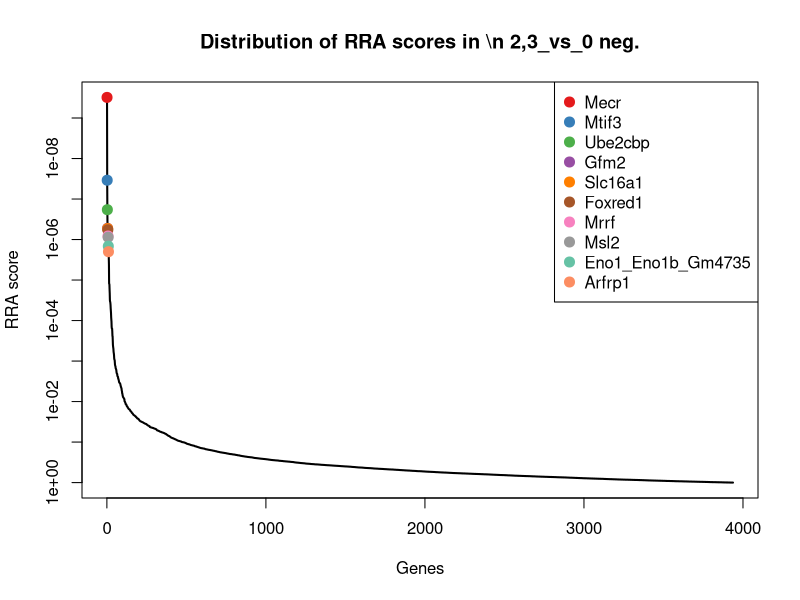
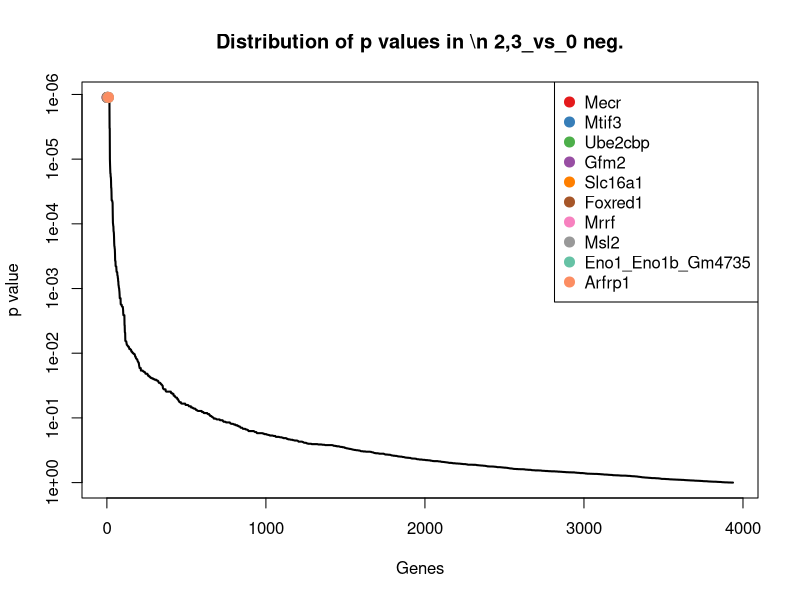
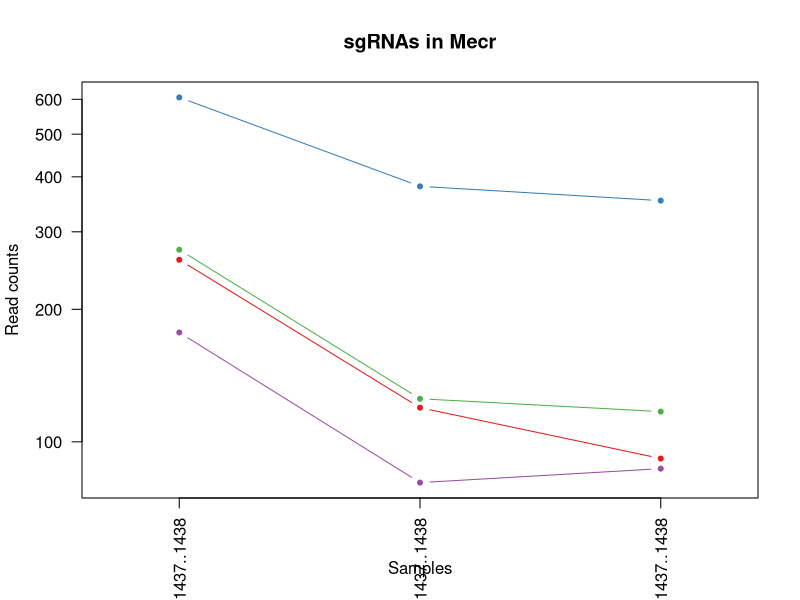
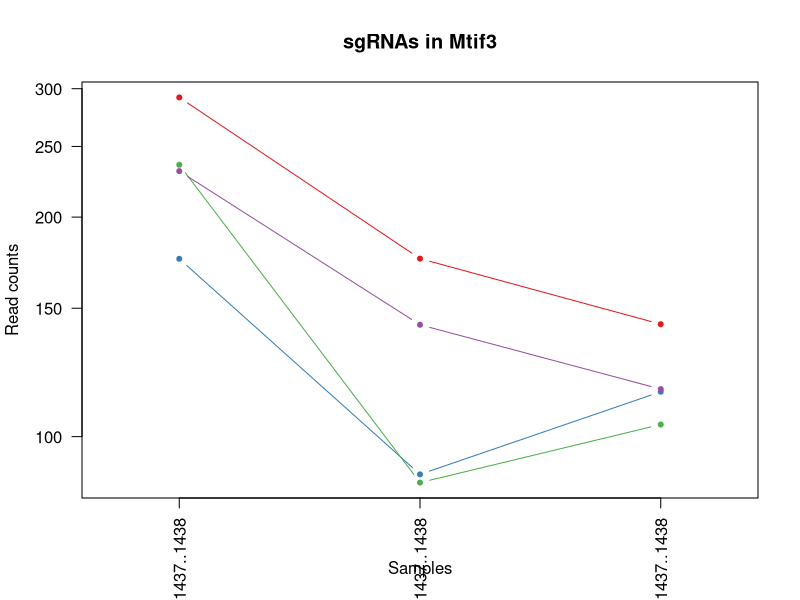
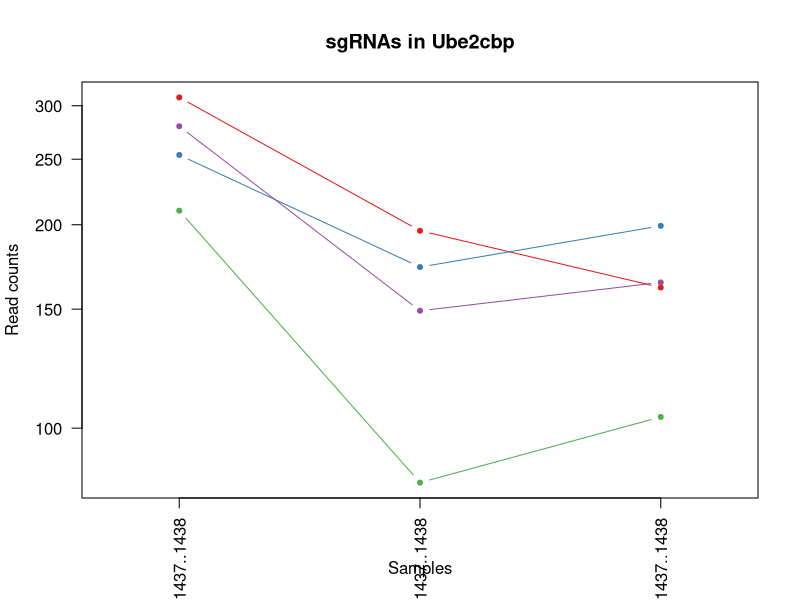
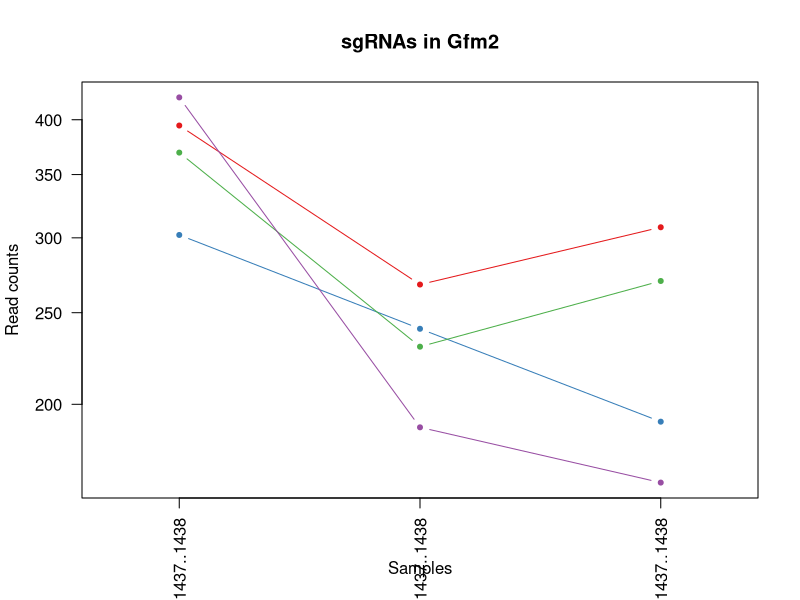
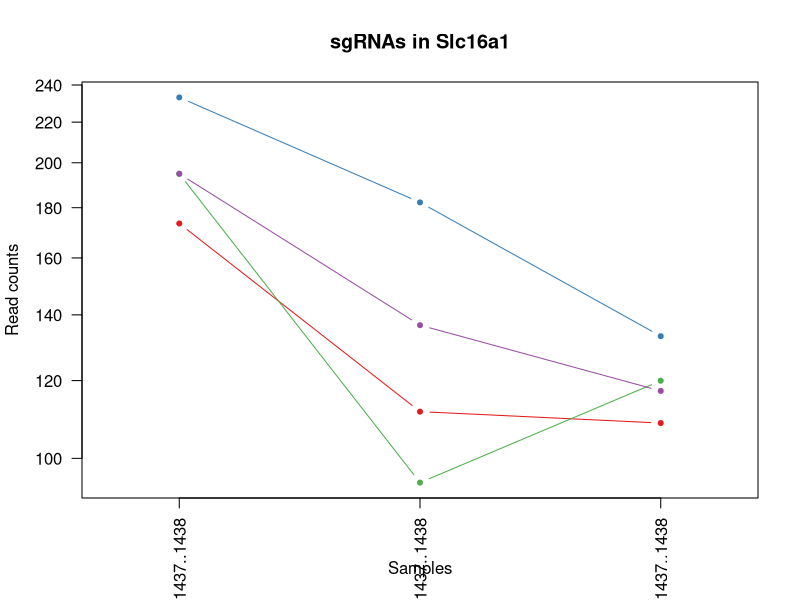
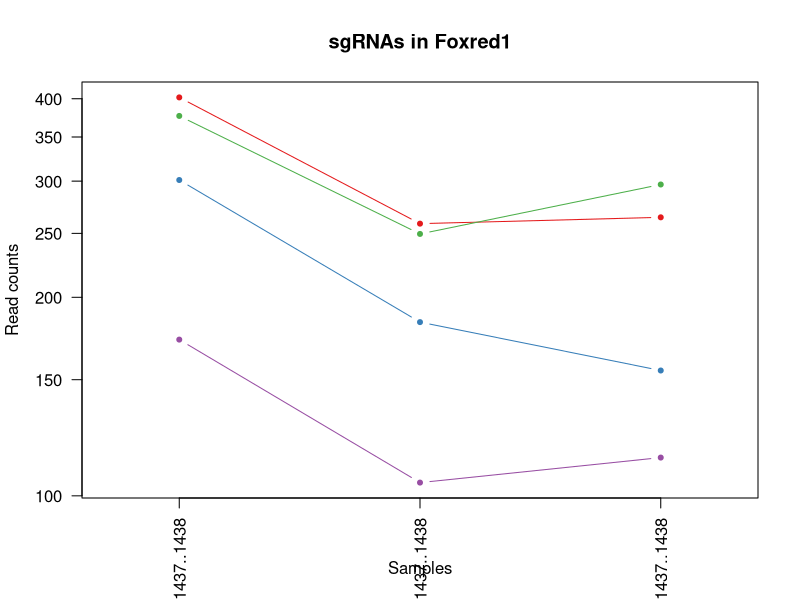

Write the R code that produced these figures, in order. (Note: this script raises an error after producing the figures.)
pdf(file='invitro.poolE_hEGFRv3.CAR_ET.1.10_v_input.pdf',width=4.5,height=4.5);
gstable=read.table('invitro.poolE_hEGFRv3.CAR_ET.1.10_v_input.gene_summary.txt',header=T)
# 
#
# parameters
# Do not modify the variables beginning with "__"

# gstablename='__GENE_SUMMARY_FILE__'
startindex=3
# outputfile='__OUTPUT_FILE__'
targetgenelist=c("Mecr","Mtif3","Ube2cbp","Gfm2","Slc16a1","Foxred1","Mrrf","Msl2","Eno1_Eno1b_Gm4735","Arfrp1")
# samplelabel=sub('.\\w+.\\w+$','',colnames(gstable)[startindex]);
samplelabel='2,3_vs_0 neg.'


# You need to write some codes in front of this code:
# gstable=read.table(gstablename,header=T)
# pdf(file=outputfile,width=6,height=6)


# set up color using RColorBrewer
#library(RColorBrewer)
#colors <- brewer.pal(length(targetgenelist), "Set1")

colors=c( "#E41A1C", "#377EB8", "#4DAF4A", "#984EA3", "#FF7F00",  "#A65628", "#F781BF",
          "#999999", "#66C2A5", "#FC8D62", "#8DA0CB", "#E78AC3", "#A6D854", "#FFD92F", "#E5C494", "#B3B3B3", 
          "#8DD3C7", "#FFFFB3", "#BEBADA", "#FB8072", "#80B1D3", "#FDB462", "#B3DE69", "#FCCDE5",
          "#D9D9D9", "#BC80BD", "#CCEBC5", "#FFED6F")

######
# function definition

plotrankedvalues<-function(val, tglist, ...){
  
  plot(val,log='y',ylim=c(max(val),min(val)),type='l',lwd=2, ...)
  if(length(tglist)>0){
    for(i in 1:length(tglist)){
      targetgene=tglist[i];
      tx=which(names(val)==targetgene);ty=val[targetgene];
      points(tx,ty,col=colors[(i %% length(colors)) ],cex=2,pch=20)
      # text(tx+50,ty,targetgene,col=colors[i])
    }
    legend('topright',tglist,pch=20,pt.cex = 2,cex=1,col=colors)
  }
}



plotrandvalues<-function(val,targetgenelist, ...){
  # choose the one with the best distance distribution
  
  mindiffvalue=0;
  randval=val;
  for(i in 1:20){
    randval0=sample(val)
    vindex=sort(which(names(randval0) %in% targetgenelist))
    if(max(vindex)>0.9*length(val)){
      # print('pass...')
      next;
    }
    mindiffind=min(diff(vindex));
    if (mindiffind > mindiffvalue){
      mindiffvalue=mindiffind;
      randval=randval0;
      # print(paste('Diff: ',mindiffvalue))
    }
  }
  plot(randval,log='y',ylim=c(max(randval),min(randval)),pch=20,col='grey', ...)
  
  if(length(targetgenelist)>0){
    for(i in 1:length(targetgenelist)){
      targetgene=targetgenelist[i];
      tx=which(names(randval)==targetgene);ty=randval[targetgene];
      points(tx,ty,col=colors[(i %% length(colors)) ],cex=2,pch=20)
      text(tx+50,ty,targetgene,col=colors[i])
    }
  }
  
}




# set.seed(1235)



pvec=gstable[,startindex]
names(pvec)=gstable[,'id']
pvec=sort(pvec);

plotrankedvalues(pvec,targetgenelist,xlab='Genes',ylab='RRA score',main=paste('Distribution of RRA scores in \\n',samplelabel))

# plotrandvalues(pvec,targetgenelist,xlab='Genes',ylab='RRA score',main=paste('Distribution of RRA scores in \\n',samplelabel))


pvec=gstable[,startindex+1]
names(pvec)=gstable[,'id']
pvec=sort(pvec);

plotrankedvalues(pvec,targetgenelist,xlab='Genes',ylab='p value',main=paste('Distribution of p values in \\n',samplelabel))

# plotrandvalues(pvec,targetgenelist,xlab='Genes',ylab='p value',main=paste('Distribution of p values in \\n',samplelabel))



# you need to write after this code:
# dev.off()






# parameters
# Do not modify the variables beginning with "__"
targetmat=list(c(258.2254803068136,118.55444406296088,90.63350222554443),c(605.012045917408,379.6022103169805,352.1489201055008),c(272.2088095653053,124.25417695060324,116.1241747264788),c(176.18994865699554,79.7962604269929,85.91300731796399))
targetgene="Mecr"
collabel=c("In.vitro.input.Pool.E..33.40._1431..1432..1433..1434..1435..1436..1437..1438","In.vitro_Pool.E..33.40._hEGFRv3.CAR_ET.1.10_rep1_1431..1432..1433..1434..1435..1436..1437..1438","In.vitro_Pool.E..33.40._hEGFRv3.CAR_ET.1.10_rep2_1431..1432..1433..1434..1435..1436..1437..1438")

# set up color using RColorBrewer
#library(RColorBrewer)
#colors <- brewer.pal(length(targetgenelist), "Set1")

colors=c( "#E41A1C", "#377EB8", "#4DAF4A", "#984EA3", "#FF7F00",  "#A65628", "#F781BF",
          "#999999", "#66C2A5", "#FC8D62", "#8DA0CB", "#E78AC3", "#A6D854", "#FFD92F", "#E5C494", "#B3B3B3", 
          "#8DD3C7", "#FFFFB3", "#BEBADA", "#FB8072", "#80B1D3", "#FDB462", "#B3DE69", "#FCCDE5",
          "#D9D9D9", "#BC80BD", "#CCEBC5", "#FFED6F")


## code

targetmatvec=unlist(targetmat)+1
yrange=range(targetmatvec[targetmatvec>0]);
# yrange[1]=1; # set the minimum value to 1
for(i in 1:length(targetmat)){
  vali=targetmat[[i]]+1;
  if(i==1){
    plot(1:length(vali),vali,type='b',las=1,pch=20,main=paste('sgRNAs in',targetgene),ylab='Read counts',xlab='Samples',xlim=c(0.7,length(vali)+0.3),ylim = yrange,col=colors[(i %% length(colors))],xaxt='n',log='y')
    axis(1,at=1:length(vali),labels=(collabel),las=2)
    # lines(0:100,rep(1,101),col='black');
  }else{
    lines(1:length(vali),vali,type='b',pch=20,col=colors[(i %% length(colors))])
  }
}




# parameters
# Do not modify the variables beginning with "__"
targetmat=list(c(290.85324857662755,174.41182636185593,141.61484722741318),c(174.3255047558633,87.7758864696922,114.23597676344663),c(234.91993154266072,85.49599331463526,102.90678898525357),c(230.25882178983017,141.3533756135303,115.18007574496272))
targetgene="Mtif3"
collabel=c("In.vitro.input.Pool.E..33.40._1431..1432..1433..1434..1435..1436..1437..1438","In.vitro_Pool.E..33.40._hEGFRv3.CAR_ET.1.10_rep1_1431..1432..1433..1434..1435..1436..1437..1438","In.vitro_Pool.E..33.40._hEGFRv3.CAR_ET.1.10_rep2_1431..1432..1433..1434..1435..1436..1437..1438")

# set up color using RColorBrewer
#library(RColorBrewer)
#colors <- brewer.pal(length(targetgenelist), "Set1")

colors=c( "#E41A1C", "#377EB8", "#4DAF4A", "#984EA3", "#FF7F00",  "#A65628", "#F781BF",
          "#999999", "#66C2A5", "#FC8D62", "#8DA0CB", "#E78AC3", "#A6D854", "#FFD92F", "#E5C494", "#B3B3B3", 
          "#8DD3C7", "#FFFFB3", "#BEBADA", "#FB8072", "#80B1D3", "#FDB462", "#B3DE69", "#FCCDE5",
          "#D9D9D9", "#BC80BD", "#CCEBC5", "#FFED6F")


## code

targetmatvec=unlist(targetmat)+1
yrange=range(targetmatvec[targetmatvec>0]);
# yrange[1]=1; # set the minimum value to 1
for(i in 1:length(targetmat)){
  vali=targetmat[[i]]+1;
  if(i==1){
    plot(1:length(vali),vali,type='b',las=1,pch=20,main=paste('sgRNAs in',targetgene),ylab='Read counts',xlab='Samples',xlim=c(0.7,length(vali)+0.3),ylim = yrange,col=colors[(i %% length(colors))],xaxt='n',log='y')
    axis(1,at=1:length(vali),labels=(collabel),las=2)
    # lines(0:100,rep(1,101),col='black');
  }else{
    lines(1:length(vali),vali,type='b',pch=20,col=colors[(i %% length(colors))])
  }
}




# parameters
# Do not modify the variables beginning with "__"
targetmat=list(c(307.63324368681765,194.93086475736837,160.49682685773493),c(252.6321486034169,172.13193320679898,198.26078611837843),c(208.81771692680954,82.07615358204984,102.90678898525357),c(278.73436321926806,148.19305507870112,163.3291238022832))
targetgene="Ube2cbp"
collabel=c("In.vitro.input.Pool.E..33.40._1431..1432..1433..1434..1435..1436..1437..1438","In.vitro_Pool.E..33.40._hEGFRv3.CAR_ET.1.10_rep1_1431..1432..1433..1434..1435..1436..1437..1438","In.vitro_Pool.E..33.40._hEGFRv3.CAR_ET.1.10_rep2_1431..1432..1433..1434..1435..1436..1437..1438")

# set up color using RColorBrewer
#library(RColorBrewer)
#colors <- brewer.pal(length(targetgenelist), "Set1")

colors=c( "#E41A1C", "#377EB8", "#4DAF4A", "#984EA3", "#FF7F00",  "#A65628", "#F781BF",
          "#999999", "#66C2A5", "#FC8D62", "#8DA0CB", "#E78AC3", "#A6D854", "#FFD92F", "#E5C494", "#B3B3B3", 
          "#8DD3C7", "#FFFFB3", "#BEBADA", "#FB8072", "#80B1D3", "#FDB462", "#B3DE69", "#FCCDE5",
          "#D9D9D9", "#BC80BD", "#CCEBC5", "#FFED6F")


## code

targetmatvec=unlist(targetmat)+1
yrange=range(targetmatvec[targetmatvec>0]);
# yrange[1]=1; # set the minimum value to 1
for(i in 1:length(targetmat)){
  vali=targetmat[[i]]+1;
  if(i==1){
    plot(1:length(vali),vali,type='b',las=1,pch=20,main=paste('sgRNAs in',targetgene),ylab='Read counts',xlab='Samples',xlim=c(0.7,length(vali)+0.3),ylim = yrange,col=colors[(i %% length(colors))],xaxt='n',log='y')
    axis(1,at=1:length(vali),labels=(collabel),las=2)
    # lines(0:100,rep(1,101),col='black');
  }else{
    lines(1:length(vali),vali,type='b',pch=20,col=colors[(i %% length(colors))])
  }
}




# parameters
# Do not modify the variables beginning with "__"
targetmat=list(c(393.3976631389001,266.747499141662,306.83216899272855),c(301.1076900328548,239.38878128097872,190.70799426624976),c(368.22767047361504,229.12926208322247,269.06820973208505),c(421.36432165588354,188.09118529219757,164.2732227837993))
targetgene="Gfm2"
collabel=c("In.vitro.input.Pool.E..33.40._1431..1432..1433..1434..1435..1436..1437..1438","In.vitro_Pool.E..33.40._hEGFRv3.CAR_ET.1.10_rep1_1431..1432..1433..1434..1435..1436..1437..1438","In.vitro_Pool.E..33.40._hEGFRv3.CAR_ET.1.10_rep2_1431..1432..1433..1434..1435..1436..1437..1438")

# set up color using RColorBrewer
#library(RColorBrewer)
#colors <- brewer.pal(length(targetgenelist), "Set1")

colors=c( "#E41A1C", "#377EB8", "#4DAF4A", "#984EA3", "#FF7F00",  "#A65628", "#F781BF",
          "#999999", "#66C2A5", "#FC8D62", "#8DA0CB", "#E78AC3", "#A6D854", "#FFD92F", "#E5C494", "#B3B3B3", 
          "#8DD3C7", "#FFFFB3", "#BEBADA", "#FB8072", "#80B1D3", "#FDB462", "#B3DE69", "#FCCDE5",
          "#D9D9D9", "#BC80BD", "#CCEBC5", "#FFED6F")


## code

targetmatvec=unlist(targetmat)+1
yrange=range(targetmatvec[targetmatvec>0]);
# yrange[1]=1; # set the minimum value to 1
for(i in 1:length(targetmat)){
  vali=targetmat[[i]]+1;
  if(i==1){
    plot(1:length(vali),vali,type='b',las=1,pch=20,main=paste('sgRNAs in',targetgene),ylab='Read counts',xlab='Samples',xlim=c(0.7,length(vali)+0.3),ylim = yrange,col=colors[(i %% length(colors))],xaxt='n',log='y')
    axis(1,at=1:length(vali),labels=(collabel),las=2)
    # lines(0:100,rep(1,101),col='black');
  }else{
    lines(1:length(vali),vali,type='b',pch=20,col=colors[(i %% length(colors))])
  }
}




# parameters
# Do not modify the variables beginning with "__"
targetmat=list(c(172.4610608547311,110.5748180202616,107.62728389283401),c(232.1232656909624,181.25150582702673,132.1738574122523),c(193.9021657177517,93.47561935733455,118.95647167102707),c(193.9021657177517,135.65364272588795,116.1241747264788))
targetgene="Slc16a1"
collabel=c("In.vitro.input.Pool.E..33.40._1431..1432..1433..1434..1435..1436..1437..1438","In.vitro_Pool.E..33.40._hEGFRv3.CAR_ET.1.10_rep1_1431..1432..1433..1434..1435..1436..1437..1438","In.vitro_Pool.E..33.40._hEGFRv3.CAR_ET.1.10_rep2_1431..1432..1433..1434..1435..1436..1437..1438")

# set up color using RColorBrewer
#library(RColorBrewer)
#colors <- brewer.pal(length(targetgenelist), "Set1")

colors=c( "#E41A1C", "#377EB8", "#4DAF4A", "#984EA3", "#FF7F00",  "#A65628", "#F781BF",
          "#999999", "#66C2A5", "#FC8D62", "#8DA0CB", "#E78AC3", "#A6D854", "#FFD92F", "#E5C494", "#B3B3B3", 
          "#8DD3C7", "#FFFFB3", "#BEBADA", "#FB8072", "#80B1D3", "#FDB462", "#B3DE69", "#FCCDE5",
          "#D9D9D9", "#BC80BD", "#CCEBC5", "#FFED6F")


## code

targetmatvec=unlist(targetmat)+1
yrange=range(targetmatvec[targetmatvec>0]);
# yrange[1]=1; # set the minimum value to 1
for(i in 1:length(targetmat)){
  vali=targetmat[[i]]+1;
  if(i==1){
    plot(1:length(vali),vali,type='b',las=1,pch=20,main=paste('sgRNAs in',targetgene),ylab='Read counts',xlab='Samples',xlim=c(0.7,length(vali)+0.3),ylim = yrange,col=colors[(i %% length(colors))],xaxt='n',log='y')
    axis(1,at=1:length(vali),labels=(collabel),las=2)
    # lines(0:100,rep(1,101),col='black');
  }else{
    lines(1:length(vali),vali,type='b',pch=20,col=colors[(i %% length(colors))])
  }
}




# parameters
# Do not modify the variables beginning with "__"
targetmat=list(c(400.85543874342903,257.62792652143423,263.40361584298853),c(300.1754680822887,182.3914524045552,153.88813398712233),c(375.68544607814397,248.50835390120648,295.5029812145355),c(171.52883890416499,103.73513855509077,113.29187778193054))
targetgene="Foxred1"
collabel=c("In.vitro.input.Pool.E..33.40._1431..1432..1433..1434..1435..1436..1437..1438","In.vitro_Pool.E..33.40._hEGFRv3.CAR_ET.1.10_rep1_1431..1432..1433..1434..1435..1436..1437..1438","In.vitro_Pool.E..33.40._hEGFRv3.CAR_ET.1.10_rep2_1431..1432..1433..1434..1435..1436..1437..1438")

# set up color using RColorBrewer
#library(RColorBrewer)
#colors <- brewer.pal(length(targetgenelist), "Set1")

colors=c( "#E41A1C", "#377EB8", "#4DAF4A", "#984EA3", "#FF7F00",  "#A65628", "#F781BF",
          "#999999", "#66C2A5", "#FC8D62", "#8DA0CB", "#E78AC3", "#A6D854", "#FFD92F", "#E5C494", "#B3B3B3", 
          "#8DD3C7", "#FFFFB3", "#BEBADA", "#FB8072", "#80B1D3", "#FDB462", "#B3DE69", "#FCCDE5",
          "#D9D9D9", "#BC80BD", "#CCEBC5", "#FFED6F")


## code

targetmatvec=unlist(targetmat)+1
yrange=range(targetmatvec[targetmatvec>0]);
# yrange[1]=1; # set the minimum value to 1
for(i in 1:length(targetmat)){
  vali=targetmat[[i]]+1;
  if(i==1){
    plot(1:length(vali),vali,type='b',las=1,pch=20,main=paste('sgRNAs in',targetgene),ylab='Read counts',xlab='Samples',xlim=c(0.7,length(vali)+0.3),ylim = yrange,col=colors[(i %% length(colors))],xaxt='n',log='y')
    axis(1,at=1:length(vali),labels=(collabel),las=2)
    # lines(0:100,rep(1,101),col='black');
  }else{
    lines(1:length(vali),vali,type='b',pch=20,col=colors[(i %% length(colors))])
  }
}




# parameters
# Do not modify the variables beginning with "__"
targetmat=list(c(510.85762891023046,378.46226373945206,321.93775269698597),c(264.7510339607764,84.35604673710678,111.40367981889837),c(617.1309312747675,547.1743572136656,495.6519652959461),c(313.2265753902143,214.30995657535237,168.04961870986364))
targetgene="Mrrf"
collabel=c("In.vitro.input.Pool.E..33.40._1431..1432..1433..1434..1435..1436..1437..1438","In.vitro_Pool.E..33.40._hEGFRv3.CAR_ET.1.10_rep1_1431..1432..1433..1434..1435..1436..1437..1438","In.vitro_Pool.E..33.40._hEGFRv3.CAR_ET.1.10_rep2_1431..1432..1433..1434..1435..1436..1437..1438")

# set up color using RColorBrewer
#library(RColorBrewer)
#colors <- brewer.pal(length(targetgenelist), "Set1")

colors=c( "#E41A1C", "#377EB8", "#4DAF4A", "#984EA3", "#FF7F00",  "#A65628", "#F781BF",
          "#999999", "#66C2A5", "#FC8D62", "#8DA0CB", "#E78AC3", "#A6D854", "#FFD92F", "#E5C494", "#B3B3B3", 
          "#8DD3C7", "#FFFFB3", "#BEBADA", "#FB8072", "#80B1D3", "#FDB462", "#B3DE69", "#FCCDE5",
          "#D9D9D9", "#BC80BD", "#CCEBC5", "#FFED6F")


## code

targetmatvec=unlist(targetmat)+1
yrange=range(targetmatvec[targetmatvec>0]);
# yrange[1]=1; # set the minimum value to 1
for(i in 1:length(targetmat)){
  vali=targetmat[[i]]+1;
  if(i==1){
    plot(1:length(vali),vali,type='b',las=1,pch=20,main=paste('sgRNAs in',targetgene),ylab='Read counts',xlab='Samples',xlim=c(0.7,length(vali)+0.3),ylim = yrange,col=colors[(i %% length(colors))],xaxt='n',log='y')
    axis(1,at=1:length(vali),labels=(collabel),las=2)
    # lines(0:100,rep(1,101),col='black');
  }else{
    lines(1:length(vali),vali,type='b',pch=20,col=colors[(i %% length(colors))])
  }
}




# parameters
# Do not modify the variables beginning with "__"
targetmat=list(c(160.3421754973716,83.21610015957832,56.64593889096527),c(232.1232656909624,112.85471117531854,94.40989815160879),c(152.8843998928427,69.53674122923667,72.69562157673876),c(385.0076655838051,371.6225842742812,305.88807001121245))
targetgene="Msl2"
collabel=c("In.vitro.input.Pool.E..33.40._1431..1432..1433..1434..1435..1436..1437..1438","In.vitro_Pool.E..33.40._hEGFRv3.CAR_ET.1.10_rep1_1431..1432..1433..1434..1435..1436..1437..1438","In.vitro_Pool.E..33.40._hEGFRv3.CAR_ET.1.10_rep2_1431..1432..1433..1434..1435..1436..1437..1438")

# set up color using RColorBrewer
#library(RColorBrewer)
#colors <- brewer.pal(length(targetgenelist), "Set1")

colors=c( "#E41A1C", "#377EB8", "#4DAF4A", "#984EA3", "#FF7F00",  "#A65628", "#F781BF",
          "#999999", "#66C2A5", "#FC8D62", "#8DA0CB", "#E78AC3", "#A6D854", "#FFD92F", "#E5C494", "#B3B3B3", 
          "#8DD3C7", "#FFFFB3", "#BEBADA", "#FB8072", "#80B1D3", "#FDB462", "#B3DE69", "#FCCDE5",
          "#D9D9D9", "#BC80BD", "#CCEBC5", "#FFED6F")


## code

targetmatvec=unlist(targetmat)+1
yrange=range(targetmatvec[targetmatvec>0]);
# yrange[1]=1; # set the minimum value to 1
for(i in 1:length(targetmat)){
  vali=targetmat[[i]]+1;
  if(i==1){
    plot(1:length(vali),vali,type='b',las=1,pch=20,main=paste('sgRNAs in',targetgene),ylab='Read counts',xlab='Samples',xlim=c(0.7,length(vali)+0.3),ylim = yrange,col=colors[(i %% length(colors))],xaxt='n',log='y')
    axis(1,at=1:length(vali),labels=(collabel),las=2)
    # lines(0:100,rep(1,101),col='black');
  }else{
    lines(1:length(vali),vali,type='b',pch=20,col=colors[(i %% length(colors))])
  }
}




# parameters
# Do not modify the variables beginning with "__"
targetmat=list(c(226.5299339875657,132.23380299330253,117.06827370799489),c(171.52883890416499,108.29492486520465,116.1241747264788),c(208.81771692680954,131.09385641577407,141.61484722741318),c(491.2809679483421,357.9432253439396,360.6458109391456))
targetgene="Eno1_Eno1b_Gm4735"
collabel=c("In.vitro.input.Pool.E..33.40._1431..1432..1433..1434..1435..1436..1437..1438","In.vitro_Pool.E..33.40._hEGFRv3.CAR_ET.1.10_rep1_1431..1432..1433..1434..1435..1436..1437..1438","In.vitro_Pool.E..33.40._hEGFRv3.CAR_ET.1.10_rep2_1431..1432..1433..1434..1435..1436..1437..1438")

# set up color using RColorBrewer
#library(RColorBrewer)
#colors <- brewer.pal(length(targetgenelist), "Set1")

colors=c( "#E41A1C", "#377EB8", "#4DAF4A", "#984EA3", "#FF7F00",  "#A65628", "#F781BF",
          "#999999", "#66C2A5", "#FC8D62", "#8DA0CB", "#E78AC3", "#A6D854", "#FFD92F", "#E5C494", "#B3B3B3", 
          "#8DD3C7", "#FFFFB3", "#BEBADA", "#FB8072", "#80B1D3", "#FDB462", "#B3DE69", "#FCCDE5",
          "#D9D9D9", "#BC80BD", "#CCEBC5", "#FFED6F")


## code

targetmatvec=unlist(targetmat)+1
yrange=range(targetmatvec[targetmatvec>0]);
# yrange[1]=1; # set the minimum value to 1
for(i in 1:length(targetmat)){
  vali=targetmat[[i]]+1;
  if(i==1){
    plot(1:length(vali),vali,type='b',las=1,pch=20,main=paste('sgRNAs in',targetgene),ylab='Read counts',xlab='Samples',xlim=c(0.7,length(vali)+0.3),ylim = yrange,col=colors[(i %% length(colors))],xaxt='n',log='y')
    axis(1,at=1:length(vali),labels=(collabel),las=2)
    # lines(0:100,rep(1,101),col='black');
  }else{
    lines(1:length(vali),vali,type='b',pch=20,col=colors[(i %% length(colors))])
  }
}




# parameters
# Do not modify the variables beginning with "__"
targetmat=list(c(275.93769736756974,153.89278796634346,153.88813398712233),c(340.2610119566316,205.19038395512462,235.08064639750586),c(95.08663895774363,95.75551251239149,91.57760120706052),c(333.7354583026688,196.07081133489686,195.42848917383017))
targetgene="Arfrp1"
collabel=c("In.vitro.input.Pool.E..33.40._1431..1432..1433..1434..1435..1436..1437..1438","In.vitro_Pool.E..33.40._hEGFRv3.CAR_ET.1.10_rep1_1431..1432..1433..1434..1435..1436..1437..1438","In.vitro_Pool.E..33.40._hEGFRv3.CAR_ET.1.10_rep2_1431..1432..1433..1434..1435..1436..1437..1438")

# set up color using RColorBrewer
#library(RColorBrewer)
#colors <- brewer.pal(length(targetgenelist), "Set1")

colors=c( "#E41A1C", "#377EB8", "#4DAF4A", "#984EA3", "#FF7F00",  "#A65628", "#F781BF",
          "#999999", "#66C2A5", "#FC8D62", "#8DA0CB", "#E78AC3", "#A6D854", "#FFD92F", "#E5C494", "#B3B3B3", 
          "#8DD3C7", "#FFFFB3", "#BEBADA", "#FB8072", "#80B1D3", "#FDB462", "#B3DE69", "#FCCDE5",
          "#D9D9D9", "#BC80BD", "#CCEBC5", "#FFED6F")


## code

targetmatvec=unlist(targetmat)+1
yrange=range(targetmatvec[targetmatvec>0]);
# yrange[1]=1; # set the minimum value to 1
for(i in 1:length(targetmat)){
  vali=targetmat[[i]]+1;
  if(i==1){
    plot(1:length(vali),vali,type='b',las=1,pch=20,main=paste('sgRNAs in',targetgene),ylab='Read counts',xlab='Samples',xlim=c(0.7,length(vali)+0.3),ylim = yrange,col=colors[(i %% length(colors))],xaxt='n',log='y')
    axis(1,at=1:length(vali),labels=(collabel),las=2)
    # lines(0:100,rep(1,101),col='black');
  }else{
    lines(1:length(vali),vali,type='b',pch=20,col=colors[(i %% length(colors))])
  }
}



# 
#
# parameters
# Do not modify the variables beginning with "__"

# gstablename='__GENE_SUMMARY_FILE__'
startindex=9
# outputfile='__OUTPUT_FILE__'
targetgenelist=c("Mark2","Agbl1","Fam13b","Deup1","POTENTIALLY_ACTIVE_4","Irx2","Sugp2","Hoxb8","B3gntl1","Vmn1r236")
# samplelabel=sub('.\\w+.\\w+$','',colnames(gstable)[startindex]);
samplelabel='2,3_vs_0 pos.'


# You need to write some codes in front of this code:
# gstable=read.table(gstablename,header=T)
# pdf(file=outputfile,width=6,height=6)


# set up color using RColorBrewer
#library(RColorBrewer)
#colors <- brewer.pal(length(targetgenelist), "Set1")

colors=c( "#E41A1C", "#377EB8", "#4DAF4A", "#984EA3", "#FF7F00",  "#A65628", "#F781BF",
          "#999999", "#66C2A5", "#FC8D62", "#8DA0CB", "#E78AC3", "#A6D854", "#FFD92F", "#E5C494", "#B3B3B3", 
          "#8DD3C7", "#FFFFB3", "#BEBADA", "#FB8072", "#80B1D3", "#FDB462", "#B3DE69", "#FCCDE5",
          "#D9D9D9", "#BC80BD", "#CCEBC5", "#FFED6F")

######
# function definition

plotrankedvalues<-function(val, tglist, ...){
  
  plot(val,log='y',ylim=c(max(val),min(val)),type='l',lwd=2, ...)
  if(length(tglist)>0){
    for(i in 1:length(tglist)){
      targetgene=tglist[i];
      tx=which(names(val)==targetgene);ty=val[targetgene];
      points(tx,ty,col=colors[(i %% length(colors)) ],cex=2,pch=20)
      # text(tx+50,ty,targetgene,col=colors[i])
    }
    legend('topright',tglist,pch=20,pt.cex = 2,cex=1,col=colors)
  }
}



plotrandvalues<-function(val,targetgenelist, ...){
  # choose the one with the best distance distribution
  
  mindiffvalue=0;
  randval=val;
  for(i in 1:20){
    randval0=sample(val)
    vindex=sort(which(names(randval0) %in% targetgenelist))
    if(max(vindex)>0.9*length(val)){
      # print('pass...')
      next;
    }
    mindiffind=min(diff(vindex));
    if (mindiffind > mindiffvalue){
      mindiffvalue=mindiffind;
      randval=randval0;
      # print(paste('Diff: ',mindiffvalue))
    }
  }
  plot(randval,log='y',ylim=c(max(randval),min(randval)),pch=20,col='grey', ...)
  
  if(length(targetgenelist)>0){
    for(i in 1:length(targetgenelist)){
      targetgene=targetgenelist[i];
      tx=which(names(randval)==targetgene);ty=randval[targetgene];
      points(tx,ty,col=colors[(i %% length(colors)) ],cex=2,pch=20)
      text(tx+50,ty,targetgene,col=colors[i])
    }
  }
  
}




# set.seed(1235)



pvec=gstable[,startindex]
names(pvec)=gstable[,'id']
pvec=sort(pvec);

plotrankedvalues(pvec,targetgenelist,xlab='Genes',ylab='RRA score',main=paste('Distribution of RRA scores in \\n',samplelabel))

# plotrandvalues(pvec,targetgenelist,xlab='Genes',ylab='RRA score',main=paste('Distribution of RRA scores in \\n',samplelabel))


pvec=gstable[,startindex+1]
names(pvec)=gstable[,'id']
pvec=sort(pvec);

plotrankedvalues(pvec,targetgenelist,xlab='Genes',ylab='p value',main=paste('Distribution of p values in \\n',samplelabel))

# plotrandvalues(pvec,targetgenelist,xlab='Genes',ylab='p value',main=paste('Distribution of p values in \\n',samplelabel))



# you need to write after this code:
# dev.off()






# parameters
# Do not modify the variables beginning with "__"
targetmat=list(c(507.128741107966,805.9422303126283,783.6021546583529),c(461.4498655302264,695.3674122923668,681.6394646546154),c(517.3831825641932,820.7615358204985,831.7512027156733),c(356.10878511625555,533.494998283324,471.1053917765278))
targetgene="Mark2"
collabel=c("In.vitro.input.Pool.E..33.40._1431..1432..1433..1434..1435..1436..1437..1438","In.vitro_Pool.E..33.40._hEGFRv3.CAR_ET.1.10_rep1_1431..1432..1433..1434..1435..1436..1437..1438","In.vitro_Pool.E..33.40._hEGFRv3.CAR_ET.1.10_rep2_1431..1432..1433..1434..1435..1436..1437..1438")

# set up color using RColorBrewer
#library(RColorBrewer)
#colors <- brewer.pal(length(targetgenelist), "Set1")

colors=c( "#E41A1C", "#377EB8", "#4DAF4A", "#984EA3", "#FF7F00",  "#A65628", "#F781BF",
          "#999999", "#66C2A5", "#FC8D62", "#8DA0CB", "#E78AC3", "#A6D854", "#FFD92F", "#E5C494", "#B3B3B3", 
          "#8DD3C7", "#FFFFB3", "#BEBADA", "#FB8072", "#80B1D3", "#FDB462", "#B3DE69", "#FCCDE5",
          "#D9D9D9", "#BC80BD", "#CCEBC5", "#FFED6F")


## code

targetmatvec=unlist(targetmat)+1
yrange=range(targetmatvec[targetmatvec>0]);
# yrange[1]=1; # set the minimum value to 1
for(i in 1:length(targetmat)){
  vali=targetmat[[i]]+1;
  if(i==1){
    plot(1:length(vali),vali,type='b',las=1,pch=20,main=paste('sgRNAs in',targetgene),ylab='Read counts',xlab='Samples',xlim=c(0.7,length(vali)+0.3),ylim = yrange,col=colors[(i %% length(colors))],xaxt='n',log='y')
    axis(1,at=1:length(vali),labels=(collabel),las=2)
    # lines(0:100,rep(1,101),col='black');
  }else{
    lines(1:length(vali),vali,type='b',pch=20,col=colors[(i %% length(colors))])
  }
}




# parameters
# Do not modify the variables beginning with "__"
targetmat=list(c(182.71550231095836,139.07348245847334,120.84466963405924),c(186.4443901132228,288.40648411470295,320.99365371546986),c(440.0087606672058,330.58450748325635,379.5277905694673),c(519.2476264653255,774.0237261418312,692.0245534512924))
targetgene="Agbl1"
collabel=c("In.vitro.input.Pool.E..33.40._1431..1432..1433..1434..1435..1436..1437..1438","In.vitro_Pool.E..33.40._hEGFRv3.CAR_ET.1.10_rep1_1431..1432..1433..1434..1435..1436..1437..1438","In.vitro_Pool.E..33.40._hEGFRv3.CAR_ET.1.10_rep2_1431..1432..1433..1434..1435..1436..1437..1438")

# set up color using RColorBrewer
#library(RColorBrewer)
#colors <- brewer.pal(length(targetgenelist), "Set1")

colors=c( "#E41A1C", "#377EB8", "#4DAF4A", "#984EA3", "#FF7F00",  "#A65628", "#F781BF",
          "#999999", "#66C2A5", "#FC8D62", "#8DA0CB", "#E78AC3", "#A6D854", "#FFD92F", "#E5C494", "#B3B3B3", 
          "#8DD3C7", "#FFFFB3", "#BEBADA", "#FB8072", "#80B1D3", "#FDB462", "#B3DE69", "#FCCDE5",
          "#D9D9D9", "#BC80BD", "#CCEBC5", "#FFED6F")


## code

targetmatvec=unlist(targetmat)+1
yrange=range(targetmatvec[targetmatvec>0]);
# yrange[1]=1; # set the minimum value to 1
for(i in 1:length(targetmat)){
  vali=targetmat[[i]]+1;
  if(i==1){
    plot(1:length(vali),vali,type='b',las=1,pch=20,main=paste('sgRNAs in',targetgene),ylab='Read counts',xlab='Samples',xlim=c(0.7,length(vali)+0.3),ylim = yrange,col=colors[(i %% length(colors))],xaxt='n',log='y')
    axis(1,at=1:length(vali),labels=(collabel),las=2)
    # lines(0:100,rep(1,101),col='black');
  }else{
    lines(1:length(vali),vali,type='b',pch=20,col=colors[(i %% length(colors))])
  }
}




# parameters
# Do not modify the variables beginning with "__"
targetmat=list(c(310.429909538516,361.363065076525,285.1178924178585),c(459.5854216290942,661.1690149665127,627.8258227081984),c(386.8721094849373,563.1336092990642,518.3103408523323),c(600.3509361645774,527.7952653956817,624.9935257636502))
targetgene="Fam13b"
collabel=c("In.vitro.input.Pool.E..33.40._1431..1432..1433..1434..1435..1436..1437..1438","In.vitro_Pool.E..33.40._hEGFRv3.CAR_ET.1.10_rep1_1431..1432..1433..1434..1435..1436..1437..1438","In.vitro_Pool.E..33.40._hEGFRv3.CAR_ET.1.10_rep2_1431..1432..1433..1434..1435..1436..1437..1438")

# set up color using RColorBrewer
#library(RColorBrewer)
#colors <- brewer.pal(length(targetgenelist), "Set1")

colors=c( "#E41A1C", "#377EB8", "#4DAF4A", "#984EA3", "#FF7F00",  "#A65628", "#F781BF",
          "#999999", "#66C2A5", "#FC8D62", "#8DA0CB", "#E78AC3", "#A6D854", "#FFD92F", "#E5C494", "#B3B3B3", 
          "#8DD3C7", "#FFFFB3", "#BEBADA", "#FB8072", "#80B1D3", "#FDB462", "#B3DE69", "#FCCDE5",
          "#D9D9D9", "#BC80BD", "#CCEBC5", "#FFED6F")


## code

targetmatvec=unlist(targetmat)+1
yrange=range(targetmatvec[targetmatvec>0]);
# yrange[1]=1; # set the minimum value to 1
for(i in 1:length(targetmat)){
  vali=targetmat[[i]]+1;
  if(i==1){
    plot(1:length(vali),vali,type='b',las=1,pch=20,main=paste('sgRNAs in',targetgene),ylab='Read counts',xlab='Samples',xlim=c(0.7,length(vali)+0.3),ylim = yrange,col=colors[(i %% length(colors))],xaxt='n',log='y')
    axis(1,at=1:length(vali),labels=(collabel),las=2)
    # lines(0:100,rep(1,101),col='black');
  }else{
    lines(1:length(vali),vali,type='b',pch=20,col=colors[(i %% length(colors))])
  }
}




# parameters
# Do not modify the variables beginning with "__"
targetmat=list(c(453.0598679751314,550.594196946251,589.1177644660388),c(381.2787777815406,474.21777625184353,464.4966989059152),c(395.26210704003233,291.82632384728834,319.1054557524377),c(249.83548275171856,296.38611015740224,361.5899099206616))
targetgene="Deup1"
collabel=c("In.vitro.input.Pool.E..33.40._1431..1432..1433..1434..1435..1436..1437..1438","In.vitro_Pool.E..33.40._hEGFRv3.CAR_ET.1.10_rep1_1431..1432..1433..1434..1435..1436..1437..1438","In.vitro_Pool.E..33.40._hEGFRv3.CAR_ET.1.10_rep2_1431..1432..1433..1434..1435..1436..1437..1438")

# set up color using RColorBrewer
#library(RColorBrewer)
#colors <- brewer.pal(length(targetgenelist), "Set1")

colors=c( "#E41A1C", "#377EB8", "#4DAF4A", "#984EA3", "#FF7F00",  "#A65628", "#F781BF",
          "#999999", "#66C2A5", "#FC8D62", "#8DA0CB", "#E78AC3", "#A6D854", "#FFD92F", "#E5C494", "#B3B3B3", 
          "#8DD3C7", "#FFFFB3", "#BEBADA", "#FB8072", "#80B1D3", "#FDB462", "#B3DE69", "#FCCDE5",
          "#D9D9D9", "#BC80BD", "#CCEBC5", "#FFED6F")


## code

targetmatvec=unlist(targetmat)+1
yrange=range(targetmatvec[targetmatvec>0]);
# yrange[1]=1; # set the minimum value to 1
for(i in 1:length(targetmat)){
  vali=targetmat[[i]]+1;
  if(i==1){
    plot(1:length(vali),vali,type='b',las=1,pch=20,main=paste('sgRNAs in',targetgene),ylab='Read counts',xlab='Samples',xlim=c(0.7,length(vali)+0.3),ylim = yrange,col=colors[(i %% length(colors))],xaxt='n',log='y')
    axis(1,at=1:length(vali),labels=(collabel),las=2)
    # lines(0:100,rep(1,101),col='black');
  }else{
    lines(1:length(vali),vali,type='b',pch=20,col=colors[(i %% length(colors))])
  }
}




# parameters
# Do not modify the variables beginning with "__"
targetmat=list(c(191.10549986605338,255.3480333663773,229.41605250840934),c(76.44219994642135,59.27722203148044,36.819860279127425),c(48.475541429437925,51.297595988781154,45.31675111277222),c(118.39218772189648,77.51636727193596,125.56516454163969),c(455.8565338268298,486.75718860465673,441.8383233495291),c(339.3287900060655,608.731472400203,577.7885766878458),c(424.16098750758186,375.04242400686667,392.74517631069256),c(103.47663651283865,87.7758864696922,121.78876861557534))
targetgene="POTENTIALLY_ACTIVE_4"
collabel=c("In.vitro.input.Pool.E..33.40._1431..1432..1433..1434..1435..1436..1437..1438","In.vitro_Pool.E..33.40._hEGFRv3.CAR_ET.1.10_rep1_1431..1432..1433..1434..1435..1436..1437..1438","In.vitro_Pool.E..33.40._hEGFRv3.CAR_ET.1.10_rep2_1431..1432..1433..1434..1435..1436..1437..1438")

# set up color using RColorBrewer
#library(RColorBrewer)
#colors <- brewer.pal(length(targetgenelist), "Set1")

colors=c( "#E41A1C", "#377EB8", "#4DAF4A", "#984EA3", "#FF7F00",  "#A65628", "#F781BF",
          "#999999", "#66C2A5", "#FC8D62", "#8DA0CB", "#E78AC3", "#A6D854", "#FFD92F", "#E5C494", "#B3B3B3", 
          "#8DD3C7", "#FFFFB3", "#BEBADA", "#FB8072", "#80B1D3", "#FDB462", "#B3DE69", "#FCCDE5",
          "#D9D9D9", "#BC80BD", "#CCEBC5", "#FFED6F")


## code

targetmatvec=unlist(targetmat)+1
yrange=range(targetmatvec[targetmatvec>0]);
# yrange[1]=1; # set the minimum value to 1
for(i in 1:length(targetmat)){
  vali=targetmat[[i]]+1;
  if(i==1){
    plot(1:length(vali),vali,type='b',las=1,pch=20,main=paste('sgRNAs in',targetgene),ylab='Read counts',xlab='Samples',xlim=c(0.7,length(vali)+0.3),ylim = yrange,col=colors[(i %% length(colors))],xaxt='n',log='y')
    axis(1,at=1:length(vali),labels=(collabel),las=2)
    # lines(0:100,rep(1,101),col='black');
  }else{
    lines(1:length(vali),vali,type='b',pch=20,col=colors[(i %% length(colors))])
  }
}




# parameters
# Do not modify the variables beginning with "__"
targetmat=list(c(238.6488193449252,212.03006342029542,193.54029121079802),c(422.29654360644963,498.1566543799414,531.5277265935574),c(38.22109997321068,71.81663438429361,67.03102768764224),c(251.6999266528508,347.6837061461834,298.33527815908377))
targetgene="Irx2"
collabel=c("In.vitro.input.Pool.E..33.40._1431..1432..1433..1434..1435..1436..1437..1438","In.vitro_Pool.E..33.40._hEGFRv3.CAR_ET.1.10_rep1_1431..1432..1433..1434..1435..1436..1437..1438","In.vitro_Pool.E..33.40._hEGFRv3.CAR_ET.1.10_rep2_1431..1432..1433..1434..1435..1436..1437..1438")

# set up color using RColorBrewer
#library(RColorBrewer)
#colors <- brewer.pal(length(targetgenelist), "Set1")

colors=c( "#E41A1C", "#377EB8", "#4DAF4A", "#984EA3", "#FF7F00",  "#A65628", "#F781BF",
          "#999999", "#66C2A5", "#FC8D62", "#8DA0CB", "#E78AC3", "#A6D854", "#FFD92F", "#E5C494", "#B3B3B3", 
          "#8DD3C7", "#FFFFB3", "#BEBADA", "#FB8072", "#80B1D3", "#FDB462", "#B3DE69", "#FCCDE5",
          "#D9D9D9", "#BC80BD", "#CCEBC5", "#FFED6F")


## code

targetmatvec=unlist(targetmat)+1
yrange=range(targetmatvec[targetmatvec>0]);
# yrange[1]=1; # set the minimum value to 1
for(i in 1:length(targetmat)){
  vali=targetmat[[i]]+1;
  if(i==1){
    plot(1:length(vali),vali,type='b',las=1,pch=20,main=paste('sgRNAs in',targetgene),ylab='Read counts',xlab='Samples',xlim=c(0.7,length(vali)+0.3),ylim = yrange,col=colors[(i %% length(colors))],xaxt='n',log='y')
    axis(1,at=1:length(vali),labels=(collabel),las=2)
    # lines(0:100,rep(1,101),col='black');
  }else{
    lines(1:length(vali),vali,type='b',pch=20,col=colors[(i %% length(colors))])
  }
}




# parameters
# Do not modify the variables beginning with "__"
targetmat=list(c(410.17765824909014,561.9936627215358,528.6954296490092),c(281.53102907096644,314.62525539785776,298.33527815908377),c(77.37442189698746,119.69439064048936,150.11173806105796),c(464.2465313819248,443.4392186585749,498.4842622404944))
targetgene="Sugp2"
collabel=c("In.vitro.input.Pool.E..33.40._1431..1432..1433..1434..1435..1436..1437..1438","In.vitro_Pool.E..33.40._hEGFRv3.CAR_ET.1.10_rep1_1431..1432..1433..1434..1435..1436..1437..1438","In.vitro_Pool.E..33.40._hEGFRv3.CAR_ET.1.10_rep2_1431..1432..1433..1434..1435..1436..1437..1438")

# set up color using RColorBrewer
#library(RColorBrewer)
#colors <- brewer.pal(length(targetgenelist), "Set1")

colors=c( "#E41A1C", "#377EB8", "#4DAF4A", "#984EA3", "#FF7F00",  "#A65628", "#F781BF",
          "#999999", "#66C2A5", "#FC8D62", "#8DA0CB", "#E78AC3", "#A6D854", "#FFD92F", "#E5C494", "#B3B3B3", 
          "#8DD3C7", "#FFFFB3", "#BEBADA", "#FB8072", "#80B1D3", "#FDB462", "#B3DE69", "#FCCDE5",
          "#D9D9D9", "#BC80BD", "#CCEBC5", "#FFED6F")


## code

targetmatvec=unlist(targetmat)+1
yrange=range(targetmatvec[targetmatvec>0]);
# yrange[1]=1; # set the minimum value to 1
for(i in 1:length(targetmat)){
  vali=targetmat[[i]]+1;
  if(i==1){
    plot(1:length(vali),vali,type='b',las=1,pch=20,main=paste('sgRNAs in',targetgene),ylab='Read counts',xlab='Samples',xlim=c(0.7,length(vali)+0.3),ylim = yrange,col=colors[(i %% length(colors))],xaxt='n',log='y')
    axis(1,at=1:length(vali),labels=(collabel),las=2)
    # lines(0:100,rep(1,101),col='black');
  }else{
    lines(1:length(vali),vali,type='b',pch=20,col=colors[(i %% length(colors))])
  }
}




# parameters
# Do not modify the variables beginning with "__"
targetmat=list(c(445.6020923706025,524.3754256630963,545.6892113162987),c(487.5520801460776,574.5330750743489,620.2730308560697),c(490.34874599777595,606.451579245146,513.5898459447518),c(238.6488193449252,335.1442937933702,377.63959260643514))
targetgene="Hoxb8"
collabel=c("In.vitro.input.Pool.E..33.40._1431..1432..1433..1434..1435..1436..1437..1438","In.vitro_Pool.E..33.40._hEGFRv3.CAR_ET.1.10_rep1_1431..1432..1433..1434..1435..1436..1437..1438","In.vitro_Pool.E..33.40._hEGFRv3.CAR_ET.1.10_rep2_1431..1432..1433..1434..1435..1436..1437..1438")

# set up color using RColorBrewer
#library(RColorBrewer)
#colors <- brewer.pal(length(targetgenelist), "Set1")

colors=c( "#E41A1C", "#377EB8", "#4DAF4A", "#984EA3", "#FF7F00",  "#A65628", "#F781BF",
          "#999999", "#66C2A5", "#FC8D62", "#8DA0CB", "#E78AC3", "#A6D854", "#FFD92F", "#E5C494", "#B3B3B3", 
          "#8DD3C7", "#FFFFB3", "#BEBADA", "#FB8072", "#80B1D3", "#FDB462", "#B3DE69", "#FCCDE5",
          "#D9D9D9", "#BC80BD", "#CCEBC5", "#FFED6F")


## code

targetmatvec=unlist(targetmat)+1
yrange=range(targetmatvec[targetmatvec>0]);
# yrange[1]=1; # set the minimum value to 1
for(i in 1:length(targetmat)){
  vali=targetmat[[i]]+1;
  if(i==1){
    plot(1:length(vali),vali,type='b',las=1,pch=20,main=paste('sgRNAs in',targetgene),ylab='Read counts',xlab='Samples',xlim=c(0.7,length(vali)+0.3),ylim = yrange,col=colors[(i %% length(colors))],xaxt='n',log='y')
    axis(1,at=1:length(vali),labels=(collabel),las=2)
    # lines(0:100,rep(1,101),col='black');
  }else{
    lines(1:length(vali),vali,type='b',pch=20,col=colors[(i %% length(colors))])
  }
}




# parameters
# Do not modify the variables beginning with "__"
targetmat=list(c(112.79885601849979,78.65631384946444,101.0185910222214),c(229.32659983926405,295.2461635798737,325.7141486230503),c(127.71440722755761,185.8112921371406,210.53407287808758),c(153.81662184340883,214.30995657535237,191.65209324776583))
targetgene="B3gntl1"
collabel=c("In.vitro.input.Pool.E..33.40._1431..1432..1433..1434..1435..1436..1437..1438","In.vitro_Pool.E..33.40._hEGFRv3.CAR_ET.1.10_rep1_1431..1432..1433..1434..1435..1436..1437..1438","In.vitro_Pool.E..33.40._hEGFRv3.CAR_ET.1.10_rep2_1431..1432..1433..1434..1435..1436..1437..1438")

# set up color using RColorBrewer
#library(RColorBrewer)
#colors <- brewer.pal(length(targetgenelist), "Set1")

colors=c( "#E41A1C", "#377EB8", "#4DAF4A", "#984EA3", "#FF7F00",  "#A65628", "#F781BF",
          "#999999", "#66C2A5", "#FC8D62", "#8DA0CB", "#E78AC3", "#A6D854", "#FFD92F", "#E5C494", "#B3B3B3", 
          "#8DD3C7", "#FFFFB3", "#BEBADA", "#FB8072", "#80B1D3", "#FDB462", "#B3DE69", "#FCCDE5",
          "#D9D9D9", "#BC80BD", "#CCEBC5", "#FFED6F")


## code

targetmatvec=unlist(targetmat)+1
yrange=range(targetmatvec[targetmatvec>0]);
# yrange[1]=1; # set the minimum value to 1
for(i in 1:length(targetmat)){
  vali=targetmat[[i]]+1;
  if(i==1){
    plot(1:length(vali),vali,type='b',las=1,pch=20,main=paste('sgRNAs in',targetgene),ylab='Read counts',xlab='Samples',xlim=c(0.7,length(vali)+0.3),ylim = yrange,col=colors[(i %% length(colors))],xaxt='n',log='y')
    axis(1,at=1:length(vali),labels=(collabel),las=2)
    # lines(0:100,rep(1,101),col='black');
  }else{
    lines(1:length(vali),vali,type='b',pch=20,col=colors[(i %% length(colors))])
  }
}




# parameters
# Do not modify the variables beginning with "__"
targetmat=list(c(196.69883156945005,169.85204005174205,160.49682685773493),c(298.3110241811565,413.8006076428346,412.5712549225304),c(216.27549253133844,280.42685807200365,269.06820973208505),c(259.1577022573797,391.00167609226526,331.37874251214686))
targetgene="Vmn1r236"
collabel=c("In.vitro.input.Pool.E..33.40._1431..1432..1433..1434..1435..1436..1437..1438","In.vitro_Pool.E..33.40._hEGFRv3.CAR_ET.1.10_rep1_1431..1432..1433..1434..1435..1436..1437..1438","In.vitro_Pool.E..33.40._hEGFRv3.CAR_ET.1.10_rep2_1431..1432..1433..1434..1435..1436..1437..1438")

# set up color using RColorBrewer
#library(RColorBrewer)
#colors <- brewer.pal(length(targetgenelist), "Set1")

colors=c( "#E41A1C", "#377EB8", "#4DAF4A", "#984EA3", "#FF7F00",  "#A65628", "#F781BF",
          "#999999", "#66C2A5", "#FC8D62", "#8DA0CB", "#E78AC3", "#A6D854", "#FFD92F", "#E5C494", "#B3B3B3", 
          "#8DD3C7", "#FFFFB3", "#BEBADA", "#FB8072", "#80B1D3", "#FDB462", "#B3DE69", "#FCCDE5",
          "#D9D9D9", "#BC80BD", "#CCEBC5", "#FFED6F")


## code

targetmatvec=unlist(targetmat)+1
yrange=range(targetmatvec[targetmatvec>0]);
# yrange[1]=1; # set the minimum value to 1
for(i in 1:length(targetmat)){
  vali=targetmat[[i]]+1;
  if(i==1){
    plot(1:length(vali),vali,type='b',las=1,pch=20,main=paste('sgRNAs in',targetgene),ylab='Read counts',xlab='Samples',xlim=c(0.7,length(vali)+0.3),ylim = yrange,col=colors[(i %% length(colors))],xaxt='n',log='y')
    axis(1,at=1:length(vali),labels=(collabel),las=2)
    # lines(0:100,rep(1,101),col='black');
  }else{
    lines(1:length(vali),vali,type='b',pch=20,col=colors[(i %% length(colors))])
  }
}



dev.off()
Sweave("invitro.poolE_hEGFRv3.CAR_ET.1.10_v_input_summary.Rnw");
library(tools);

texi2dvi("invitro.poolE_hEGFRv3.CAR_ET.1.10_v_input_summary.tex",pdf=TRUE);
